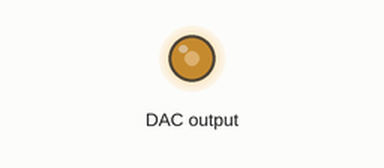
This program was run on a simulated ESP32 board running MicroPython. Parts: output pins drawn as LEDs (lit = HIGH). At 0.0 s the program stops and its outputs stay as they are.

Above: at 0.1 s.
Timing chart, 0 to 1.5 s (numbered marks = the images above):
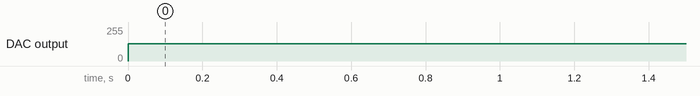

The program:

main.py
```python
from machine import I2C, Pin

DAC = 0x60                        # MCP4725, A0 на землі
i2c = I2C(0, scl=Pin(22), sda=Pin(21))   # SDA=21, SCL=22 на класичному ESP32

def dac_set(v):                   # v: 0..4095 (12 біт)
    v &= 0x0FFF                   # лишаємо тільки 12 значущих біт
    i2c.writeto(DAC, bytes([v >> 8,      # верхні 4 біти (старший нібл = 0 → швидкий запис)
                            v & 0xFF]))  # молодші 8 біт

dac_set(2048)                     # ≈ половина шкали ≈ 1.65 В
```

Measured:
- by itself, DAC output: 0/255 → 128/255 at 0.00 s
